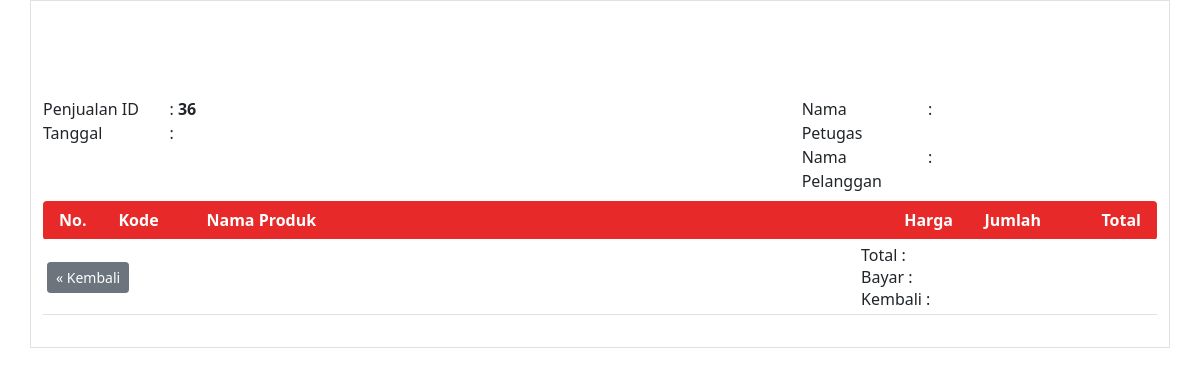
Before: /penjualan/detail_penjualan.php?penid=36 with the older database file.
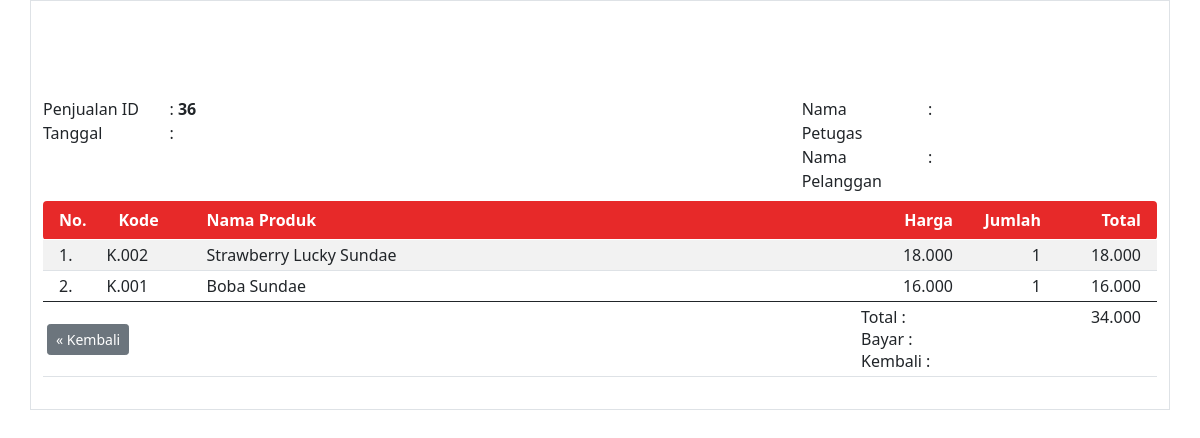
After: the same page with the newer database file.
### tables this page shows
CREATE TABLE `detail_penjualan` (
  `detail_id` int(11) NOT NULL,
  `kode_produk` varchar(15) DEFAULT NULL,
  `nama_produk` varchar(50) DEFAULT NULL,
  `harga` int(11) DEFAULT NULL,
  `jumlah` int(11) DEFAULT NULL,
  `penjualan_id` int(11) DEFAULT NULL
);

### penjualan/detail_penjualan.php (the view, shortened to what this page needs)
<?php
if(isset($_GET['penid'])){
	$penid=$_GET['penid'];
	$npet=$_GET['npet'];
	$npel=$_GET['npel'];
	$tgl=$_GET['tgl'];
	$byr=$_GET['byr'];
	$kbl=$_GET['kbl'];
	$halaman=$_GET['halaman'];
?>
<html>
<!DOCTYPE html>
<html lang="en">
<head>
    <link rel="stylesheet" href="../bootstrap/css/bootstrap.min.css" />
</head>
<body>
<main class="container border py-3">
<br><br><br>
<div class="row py-2">
	<div class="col-4">
		<div class="row">
			<div class="col-4">Penjualan ID</div>
			<div class="col-8">: <b><?= $penid ?></b></div>
		</div>
		<div class="row">
			<div class="col-4">Tanggal</div>
			<div class="col-8">: <b><?= $tgl ?></b></div>
		</div>
	</div>
	<div class="col-4"></div>
	<div class="col-4">
		<div class="row">
			<div class="col-4">Nama Petugas</div>
			<div class="col-8">: <b><?= $npet ?></b></div>
		</div>
		<div class="row">
			<div class="col-4">Nama Pelanggan</div>
			<div class="col-8">: <b><?= $npel ?></b></div>
		</div>
	</div>
</div>
<table class="table table-hover table-striped table-sm">
	<thead class="text-white" style="background: #E72929;">
		<tr>
			<th class="py-2 px-3 rounded-start" width="55px">No.</th>
			<th class="py-2 px-3" width="100px">Kode</th>
			<th class="py-2">Nama Produk</th>
			<th class="py-2 text-end" width="100px">Harga</th>
			<th class="py-2 px-3 text-end" width="100px" >Jumlah</th>
			<th class="py-2 px-3 text-end rounded-end" width="100px" >Total</th>
		</tr>
	</thead>
	<tbody>
		<?php
		include "../config.php";
		$penid=$_GET['penid'];
		$sql="select * from detail_penjualan where penjualan_id='$penid'";
		$result=mysqli_query($koneksi,$sql);
		$no= 1;
		$jmltot=0;
		while($data=mysqli_fetch_array($result)){
			$hp=number_format($data['harga'],0,",",".");
			$jp=number_format($data['jumlah'],0,",",".");
			$total=$data['harga']*$data['jumlah'];
			$tot=number_format($total,0,",",".");
		?>
		<tr>
				<td class="px-3"><?= $no ?>.</td>
				<td><?= $data['kode_produk'] ?></td>
				<td><?= $data['nama_produk'] ?></td>
				<td align="right"><?= $hp ?></td>
				<td align="right" class="px-3"><?= $jp ?></td>
				<td align="right" class="px-3"><?= $tot ?></td>
		</tr>
		<?php
		$no++;
		$jmltot=$jmltot+$total;
		$jmltotal=number_format($jmltot,0,",",".");
		}
		?>
	</tbody>
	<tfoot>
		<tr>
			<td colspan="3" class="text-start py-1">
				<a class="btn btn-secondary btn-sm" href="index.php?halaman=<?= $halaman ?>">&laquo; Kembali</a>
			</td>
			<td class="text-start py-1">
				Total :<br>
				Bayar :<br>
				Kembali :
			</td>
			<td colspan="2" class="text-end px-3">
				<?= $jmltotal ?><br>
				<?= $byr ?><br>
				<?= $kbl ?><br>
			</td>
		</tr>
	</tfoot>
</table>
</main>
</body>
</html>
<?php } ?>

Changed rows visible on the page:
added detail_penjualan: kode_produk "K.002", nama_produk "Strawberry Lucky Sundae", harga "18.000", jumlah "1", tot "18.000"
added detail_penjualan: kode_produk "K.001", nama_produk "Boba Sundae", harga "16.000", jumlah "1", tot "16.000"
Other visible differences:
$jmltotal: (not shown) → "34.000"
